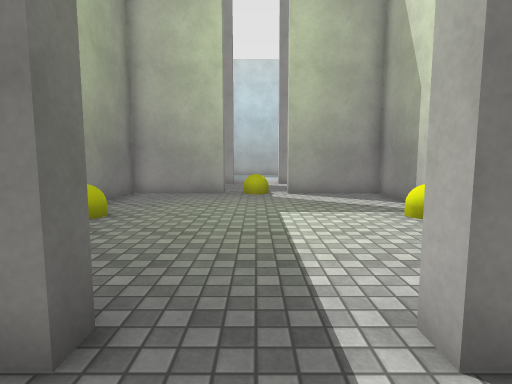
[1] (above)

16 first-person views from a walk through a Unity game level. The camera is 1.3 m above the floor, tilts 6° down and sees 80° across. The floor is counted in squares, 1 m on a side. Each view is taken from the middle of a square. On the plan, view 1 faces up. The plan holds only what a view shows up to about 14 squares ahead; the rest is blank. The place goes on beyond the plan. The player character is not drawn. Surface patterns are stand-ins for the level's own textures.

[2]
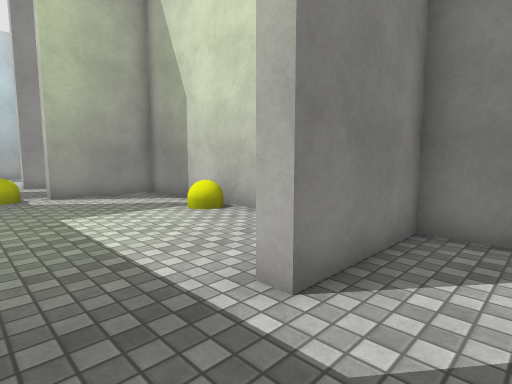

[3]
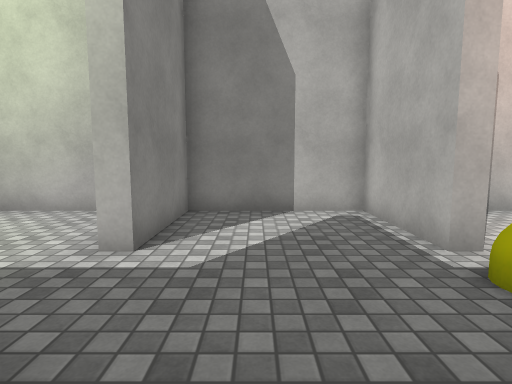

[4]
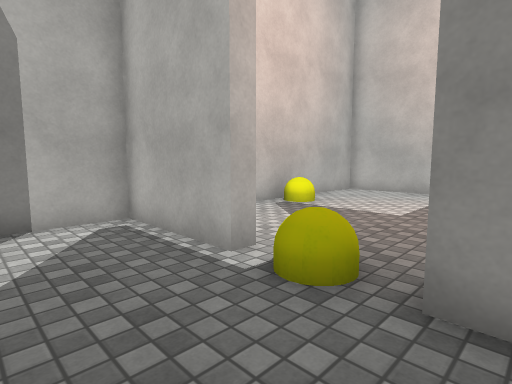

[5]
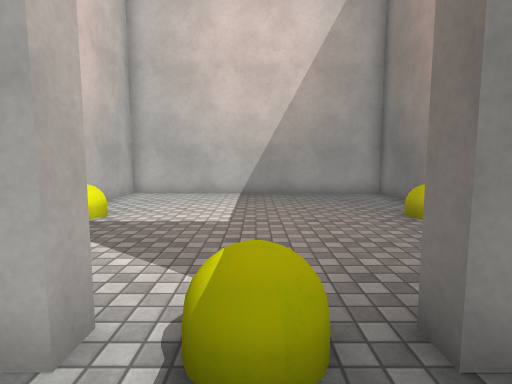

[6]
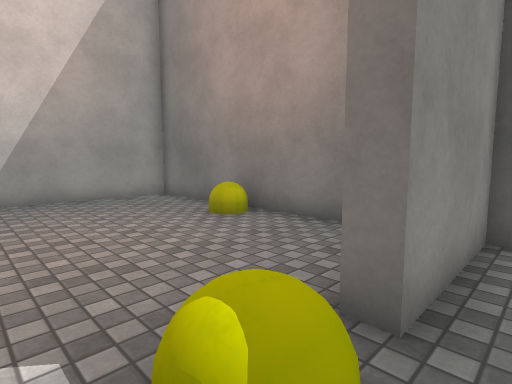

[7]
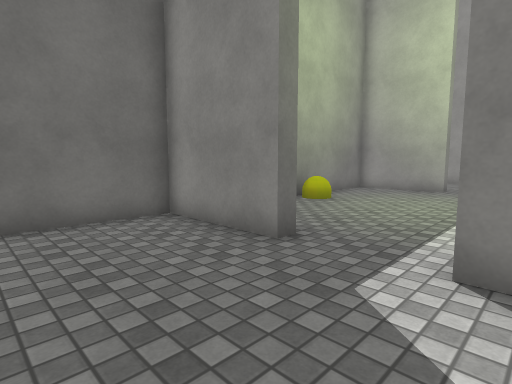

[8]
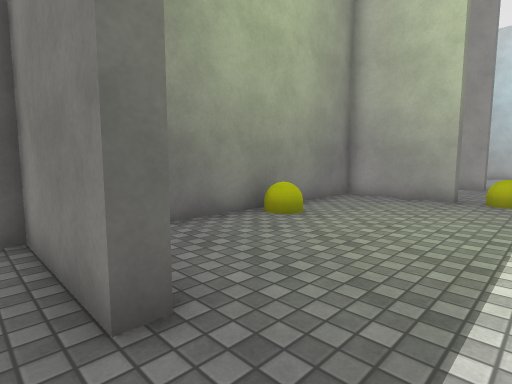

[9]
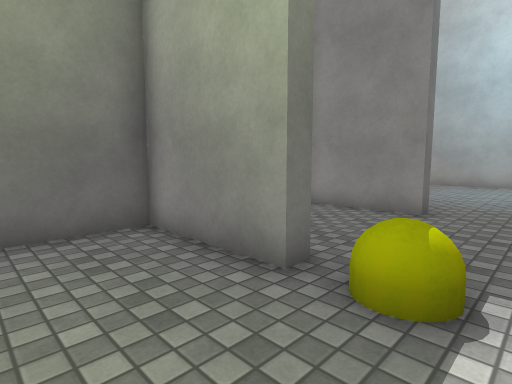

[10]
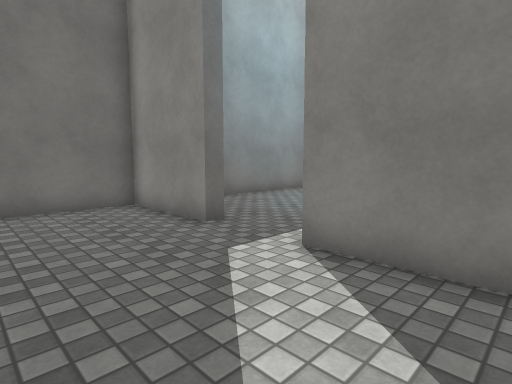

[11]
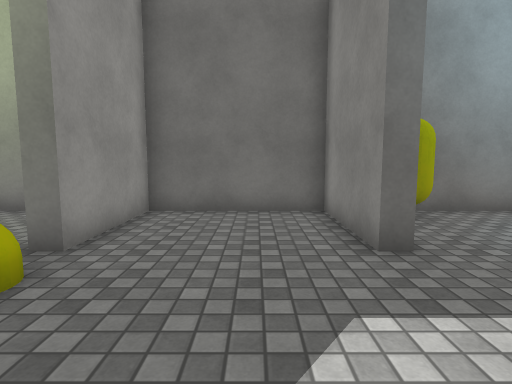

[12]
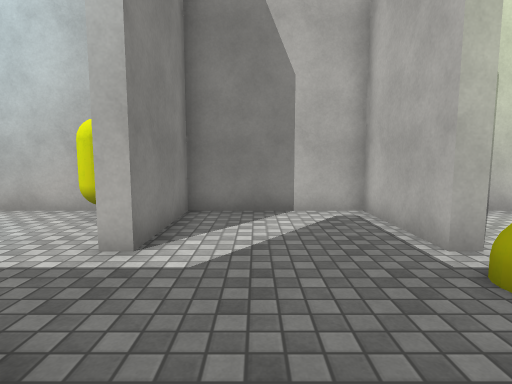

[13]
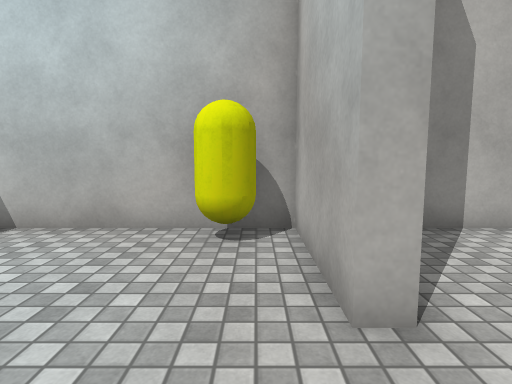

[14]
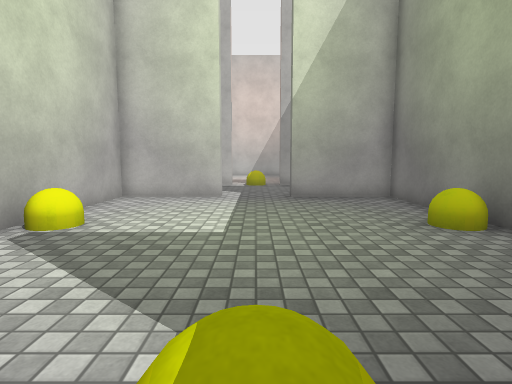

[15]
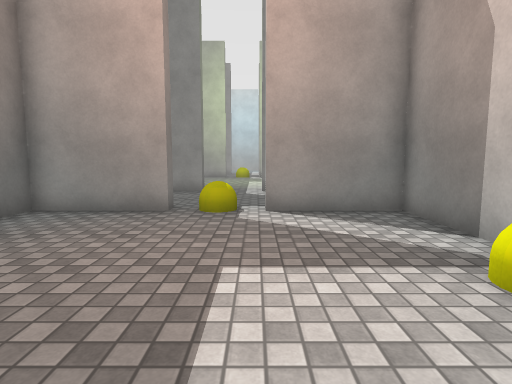

[16]
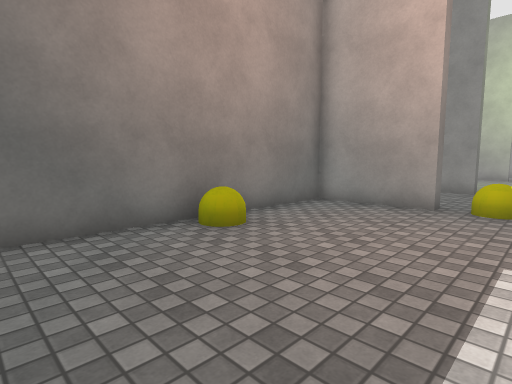

### Floor plan
Points are (right, up) in squares from view 1. A wall is a line through its corners. A room is listed if a view was taken in it or the views show most of it. See-through windows are left out.
Room 1 (views 1, 2, 3, 4, 5, 6, 7, 8, 15, 16)
walls: (-1.2, 2.3) (-1.2, 1.8) (-4.7, 1.8) (-4.7, -2.8) (-1.2, -2.8) (-1.2, -3.2) (-4.7, -3.2) (-4.7, -12.7) (4.7, -12.7) (4.7, -3.2) (1.2, -3.2) (1.2, -2.8) (4.7, -2.8) (4.7, 1.8) (1.2, 1.8) (1.2, 2.3)
ways out: opening at (0, 2.3) to room 2
objects: other object (-4, -8); other object (0, -3); other object (4, -8)
Room 2 (views 9, 10, 11, 12, 13, 14)
walls: (-1.2, 17.4) (-1.2, 16.8) (-4.7, 16.8) (-4.7, 12.3) (-1.2, 12.3) (-1.2, 11.8) (-4.7, 11.8) (-4.7, 2.3) (-1.2, 2.3); (1.2, 2.3) (4.7, 2.3) (4.7, 11.8) (1.2, 11.8) (1.2, 12.3) (4.7, 12.3) (4.7, 16.8) (1.2, 16.8) (1.2, 17.2) (4.7, 17.2) (4.7, 21.5); (-4.7, 21.5) (-4.7, 19.2)
ways out: opening at (0, 2.3) to room 1
objects: other object (-4, 7); other object (-4, 18) to (-4, 19); other object (0, 12); other object (4, 7); other object (4, 18) to (4, 19)

Positions as (right, up) in squares from view 1, and headings:
1: (0, 0), facing up
2: (-1, 0), facing up-right
3: (-3, 0), facing right
4: (-2, 0), facing down-right
5: (0, -1), facing down
6: (1, -2), facing down-left
7: (2, -2), facing up-left
8: (1, 1), facing up-left
9: (1, 9), facing up-left
10: (4, 13), facing up-left
11: (3, 15), facing left
12: (-3, 15), facing right
13: (-1, 18), facing right
14: (0, 13), facing down
15: (1, -11), facing up
16: (1, -12), facing up-left
